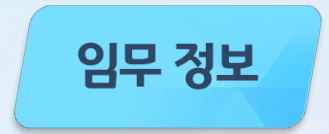
#> input picture assets/templates/2560x1440/ui/test_template.png, 329 x 134 px
$ python -i ocr_reader.py   (imports and definitions only)
#> lines starting #> are read from the running program, lines starting #| are printed output that depends on the picture; after the words box and inside, x2 and y2 are one past the last pixel; in counts of white or black regions, pixels touching at a corner belong together
#> further down, picture is the input picture: PIL image 329x134 RGBA; mean R, G, B, A 127.8, 207.8, 237.9, 255
"""
OCR (Optical Character Recognition) 통합 클래스

Tesseract OCR을 사용하여 게임 화면에서 텍스트와 숫자를 읽습니다.

설치 요구사항:
    pip install pytesseract opencv-python numpy Pillow

    Tesseract 실행 파일 설치:
    - Windows: https://github.com/UB-Mannheim/tesseract/wiki
    - 한글 언어팩(kor.traineddata) 포함 설치 필요
"""

import re
import time
from typing import Optional, List, Tuple, Dict
from PIL import Image
import numpy as np
import cv2

try:
    import pytesseract
    TESSERACT_AVAILABLE = True
except ImportError:
    TESSERACT_AVAILABLE = False


class OCRReader:
    """통합 OCR 클래스 - 텍스트/숫자 읽기, 이미지 전처리 포함"""

    def __init__(self, tesseract_cmd: Optional[str] = None):
        """
        Args:
            tesseract_cmd: Tesseract 실행 파일 경로 (선택)
                          예: r'C:\Program Files\Tesseract-OCR\tesseract.exe'
        """
        if not TESSERACT_AVAILABLE:
            raise ImportError(
                "pytesseract가 설치되지 않았습니다. "
                "설치: pip install pytesseract"
            )

        # Tesseract 경로 설정 (Windows 기본 경로 자동 인식)
        if tesseract_cmd:
            pytesseract.pytesseract.tesseract_cmd = tesseract_cmd
        else:
            # Windows 기본 설치 경로
            import os
            default_path = r'C:\Program Files\Tesseract-OCR\tesseract.exe'
            if os.path.exists(default_path):
                pytesseract.pytesseract.tesseract_cmd = default_path

    # ========================================
    # 이미지 전처리
    # ========================================

    def preprocess_image(
        self,
        image: Image.Image,
        grayscale: bool = True,
        threshold: bool = True,
        denoise: bool = True,
        scale_factor: float = 3.0
    ) -> Image.Image:
        """
        OCR 정확도 향상을 위한 이미지 전처리

        Args:
            image: 원본 이미지
            grayscale: 그레이스케일 변환 여부
            threshold: 이진화 여부
            denoise: 노이즈 제거 여부
            scale_factor: 이미지 확대 배율 (OCR 정확도 향상)

        Returns:
            전처리된 이미지
        """
#> called with grayscale = True, threshold = True, denoise = True, scale_factor = 3
        # PIL → numpy
        img_array = np.array(image)

        # 1. 이미지 확대 (작은 글자 인식 개선)
        if scale_factor != 1.0:
            new_width = int(img_array.shape[1] * scale_factor)
#> new_width = 987
            new_height = int(img_array.shape[0] * scale_factor)
#> new_height = 402
            img_array = cv2.resize(
                img_array,
                (new_width, new_height),
                interpolation=cv2.INTER_CUBIC
            )

        # 2. 그레이스케일 변환
        if grayscale and len(img_array.shape) == 3:
            img_array = cv2.cvtColor(img_array, cv2.COLOR_RGB2GRAY)
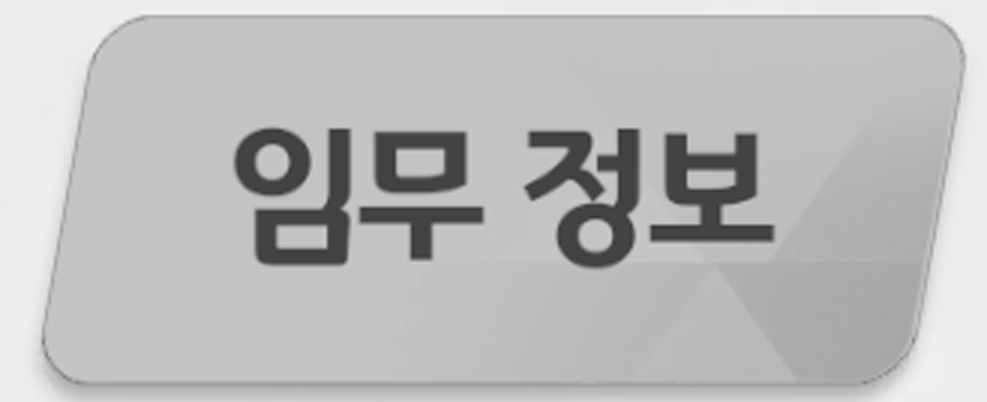
#> img_array: shape (402, 987); min 41, max 243, mean 187.3

        # 3. 노이즈 제거
        if denoise:
            img_array = cv2.medianBlur(img_array, 3)

        # 4. 이진화 (흑백 대비 강화)
        if threshold:
            _, img_array = cv2.threshold(
                img_array,
                0,
                255,
                cv2.THRESH_BINARY + cv2.THRESH_OTSU
            )
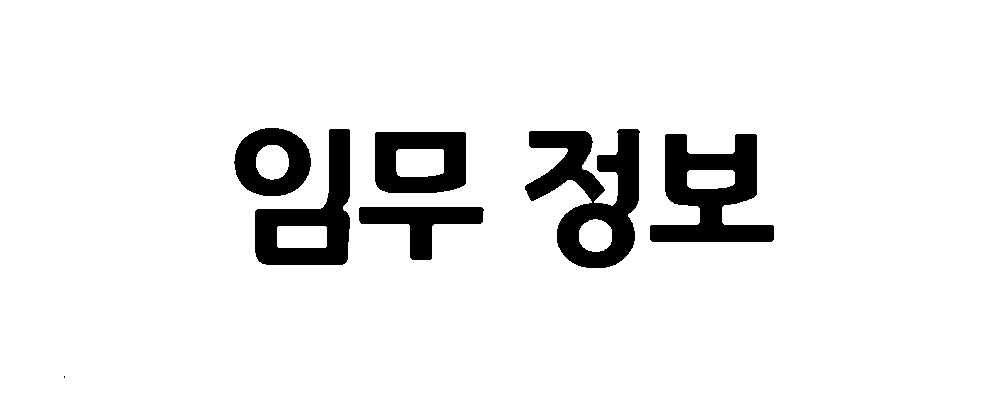
#> img_array: shape (402, 987); 92.1% white; 7 black regions (1 under 20 px), largest, box (x1, y1, x2, y2) and area: (525, 129, 640, 268) 8253, (650, 134, 774, 242) 7109, (255, 129, 350, 265) 5760, (375, 132, 466, 193) 4097, (234, 128, 311, 196) 3239, (359, 207, 484, 260) 2893

        # numpy → PIL
        return Image.fromarray(img_array)

    # ========================================
    # 텍스트 읽기
    # ========================================

    def read_text(
        self,
        image: Image.Image,
        lang: str = 'kor+eng',
        preprocess: bool = True,
        config: str = '--psm 6'
    ) -> str:
        """
        이미지에서 텍스트 읽기 (한글 + 영어)

        Args:
            image: 입력 이미지
            lang: 언어 설정 ('kor', 'eng', 'kor+eng')
            preprocess: 전처리 수행 여부
            config: Tesseract 설정
                   --psm 6: 단일 텍스트 블록 (기본, 한글 인식률 최고)
                   --psm 7: 단일 텍스트 라인

        Returns:
            추출된 텍스트 (공백 제거됨)
        """
        if preprocess:
            image = self.preprocess_image(image)

        try:
#> (the run stopped early here; a loop or call above may not have finished)
